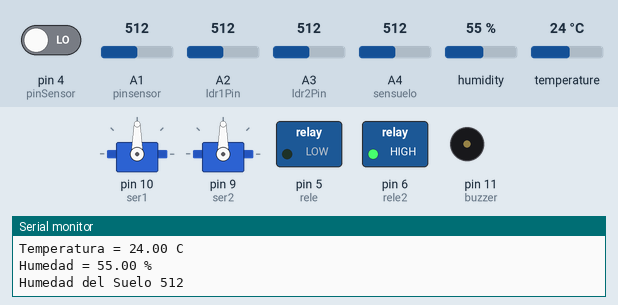
The sketch below on a simulated Arduino Uno, built with avr-gcc and run on an emulated ATmega328P. On the bench: 2 × servo, switched loads named in the sketch (green lamp = pin HIGH), buzzer (waves = sounding), the last lines printed to the serial monitor. The inputs (shaded band) are chosen by the test bench; at power-on: pin 4 (pinSensor) LOW, A1 (pinsensor) = 512, A2 (ldr1Pin) = 512, A4 (sensuelo) = 512, A3 (ldr2Pin) = 512, humidity 55 %, temperature 24 °C.

Above: at 11.9 s.
12.0 s: pin 4 (pinSensor) driven HIGH
At 23.2 s:
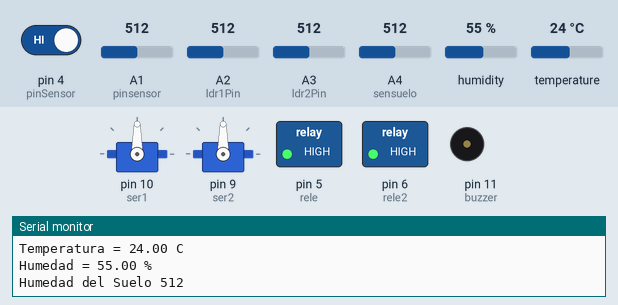
23.7 s: A1 (pinsensor) set to 255
At 34.3 s:
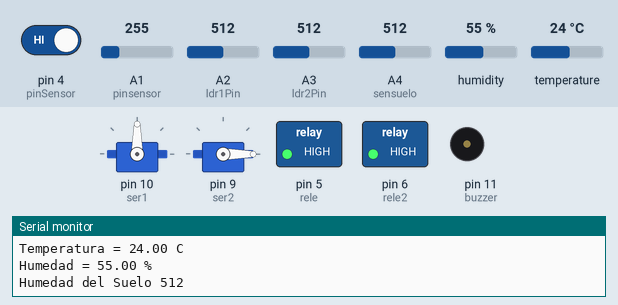
34.8 s: A2 (ldr1Pin) set to 716
At 45.5 s:
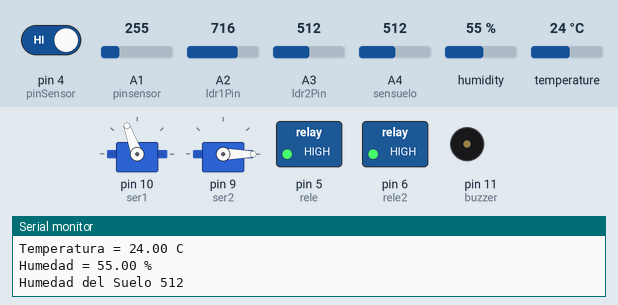
45.9 s: A4 (sensuelo) set to 785
56.9 s: A4 (sensuelo) set to 818
At 68.1 s:
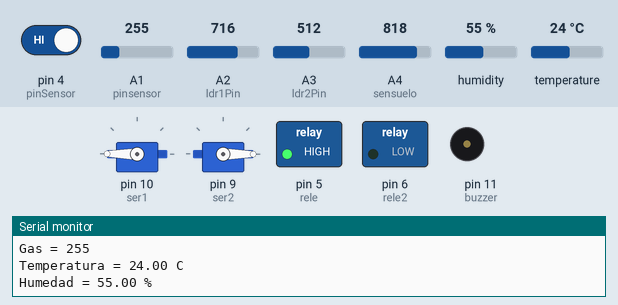
69.2 s: A3 (ldr2Pin) set to 734
77.5 s: A3 (ldr2Pin) set to 742
At 84.7 s:
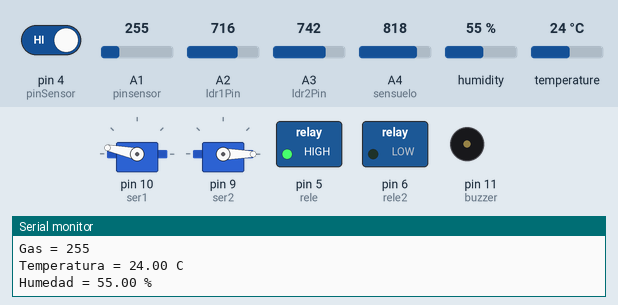
Timing chart, 0 to 86.8 s (numbered marks = the images above; inputs shaded):
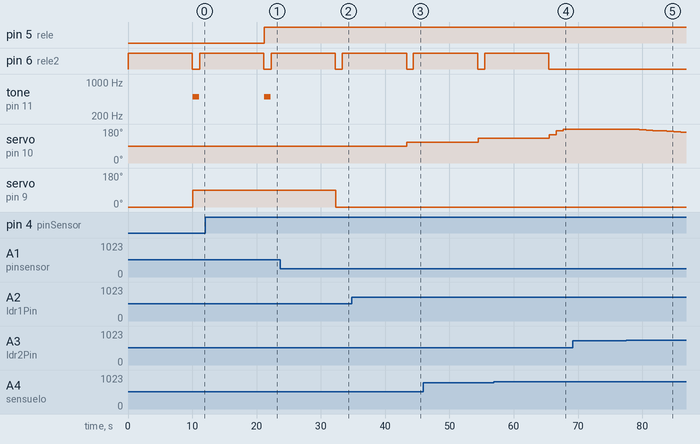

Measured:
- the behaviour switches between 799 and 800 on A4 (sensuelo) (found by bisection; images 3 and 4)
- the behaviour switches between 741 and 742 on A3 (ldr2Pin) (found by bisection; images 4 and 5)
- after the input at 12.0 s, pin 5 (rele): LOW → HIGH after 9.2 s
- after the input at 23.7 s, tone on pin 11 (buzzer): stays silent (without the input it goes to 500 Hz after 8.6 s); servo on pin 9 (ser2): 90° → 0° after 8.6 s
- after the input at 34.8 s, servo on pin 10 (ser1): 90° → 110° after 8.6 s
- after the input at 56.9 s, pin 6 (rele2): goes on until 65.5 s, then stays LOW
- after the input at 77.5 s, servo on pin 10 (ser1): moves from 180° to 164° over 7.5 s, starting after 0.94 s

The sketch:

newoled2024.ino
```cpp
//Incluimos librerias necesarias

  #include <Servo.h>
  #include <SPI.h>
  #include <Wire.h>
  #include <dht.h>

//Definimos variables para el sistema de irrigacion automatico

  int humsuelo = 0;
  int sensuelo = A4;
  const int rele2 = 6;

//Definimos el sistema de segumiento solar

  const int ldr1Pin = A2;
  const int ldr2Pin = A3;

  const int umbral = 25;
  const int ganancia = 10;
  int anguloServo = 90;

//Definimos varibles para el sistema de apagado automatico por ausencia

  const int pinSensor = 4;
  const int rele = 5;
  const long intervaloSinMovimiento = 5000;

//Definimos variables para el sistema sensor de gas

  int valor = 0;
  int pinsensor = A1;
  int buzzer = 11;

//Definimos el sensor de temperatura y humedad

  dht DHT;
  #define DHT11_PIN 2

//Definimos servos

  Servo ser1;
  Servo ser2;


void setup() {

//iniciamos el monitor serial

  Serial.begin(9600);

//Definimos los pines

  pinMode(buzzer,OUTPUT);
  pinMode(5,OUTPUT);
  pinMode(6,OUTPUT);
  pinMode(pinSensor,INPUT);
  pinMode(sensuelo,INPUT);
  pinMode(pinsensor,INPUT);
  pinMode(10,OUTPUT);


//Inicializamos los servos

  ser1.attach(10);
  ser2.attach(9);

  ser1.write(90);
  ser2.write(0);

}


void loop()
 {

//Sistema de irrigacion automatico

  int humsuelo = analogRead(sensuelo);
  Serial.print("Humedad del Suelo ");
  Serial.println(humsuelo);

  if (humsuelo < 800 )   {

    digitalWrite(rele2,HIGH);
    delay(10000);
    digitalWrite(rele2,LOW);
    delay(50);

  }

  else{

    digitalWrite(rele2,LOW);
    delay(50);

  }

//Sistema de segumiento solar

  int lecturaLDR1 = analogRead(ldr1Pin);
  int lecturaLDR2 = analogRead(ldr2Pin);

  int diferencia = lecturaLDR1 - lecturaLDR2;

  if ( abs(diferencia) > umbral )   {
    anguloServo += diferencia * ganancia / 100;
    anguloServo = constrain(anguloServo, 0, 180);
    ser1.write(anguloServo);
  }


//Sistema de apagado automatico por ausencia

  int sensorValor = digitalRead(pinSensor);

  static unsigned long tiempoUltimoMovimiento = 0;

  if ( sensorValor == HIGH )    {
    tiempoUltimoMovimiento = millis();
  }

 unsigned long tiempoRestante = intervaloSinMovimiento - (millis() - tiempoUltimoMovimiento);

  if ( millis() - tiempoUltimoMovimiento >= intervaloSinMovimiento )    {
    digitalWrite(rele, LOW);
  }

  else {
    Serial.print("Tiempo restante: ");
    Serial.print(tiempoRestante / 1000);
    Serial.println(" segundos");
    digitalWrite(rele,HIGH);
  }

//Sistema de sensor de gas

  valor = analogRead(pinsensor);

  Serial.print("Gas = ");
  Serial.println(valor);

  if ( valor > 265 )   {
  ser2.write(90);
  tone(buzzer,500,1000);
  tone(buzzer,0,1000);
  tone(buzzer,500,1000);
  delay(50);

  }

  else if ( valor < 265 )   {
  ser2.write(0);
  tone(buzzer,0,1000);
  }

//Sensor de temperatura y humedad

  DHT.read11(DHT11_PIN);

  Serial.print("Temperatura = ");
  Serial.print(DHT.temperature);
  Serial.println(" C");

  Serial.print("Humedad = ");
  Serial.print(DHT.humidity);
  Serial.println(" %");
  delay(1000);

}
```
